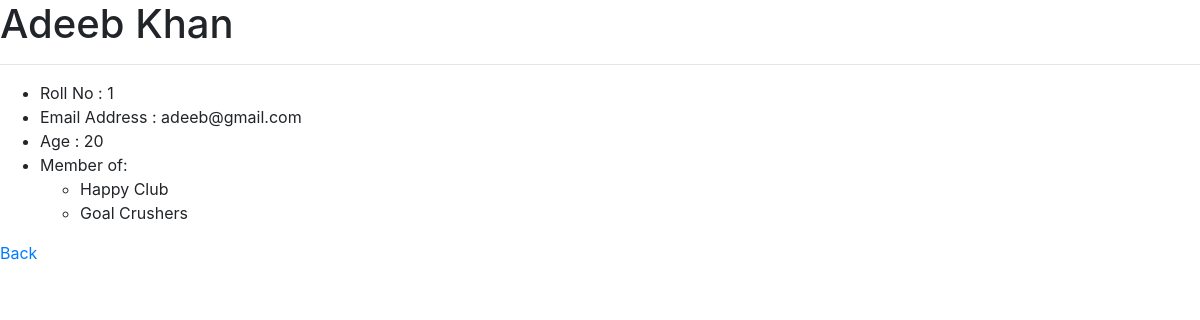
Page /ADPCS/student/1 on the committed database.
### ADPCS/models.py (models this page shows, shortened)
class Student(models.Model):
	name = models.CharField(max_length=64)
	email = models.EmailField(max_length=64)
	age = models.IntegerField()

class Group(models.Model):
	name = models.CharField(max_length=64)
	members = models.ManyToManyField(Student, blank=True, related_name='group_members')
	created_at = models.DateTimeField()
	def __str__(self):
		return f"{self.name}"

### ADPCS/views.py (the view)
# urls.py: path('student/<int:id>', views.student_details, name='student_details'),
def student_details(request, id):
	groups = Group.objects.filter(members__id=id)
	context = {
		'student':Student.objects.get(pk=id),
		'groups':groups
	}
	return render(request, 'ADPCS/student_details.html', context)

### ADPCS/templates/ADPCS/student_details.html
{% extends 'ADPCS/master.html' %}
{% block body %}
	<h1>{{ student.name }}</h1>
	<hr>
	<ul>
			<li>Roll No : {{ student.id }}</li>
			<li>Email Address : {{ student.email }}</li>
			<li>Age : {{ student.age }}</li>
			<li>Member of:
				<ul>
					{% for group in groups %}
					<li>{{ group }}</li>
					{% empty %}
					<li>Not a member of any group yet.</li>
					{% endfor %}
				</ul>
			</li>
	</ul>
	<a href="{% url 'ADPCS:students' %}">Back</a>
{% endblock %}

### rows in the picture
Student: name "Adeeb Khan", id "1", email "adeeb@gmail.com", age "20"
Group: name "Happy Club"
Group: name "Goal Crushers"
